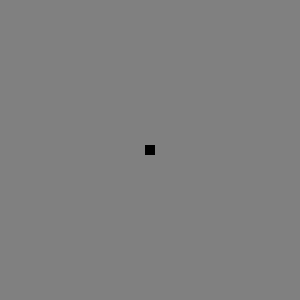
Frame 1 (no input)
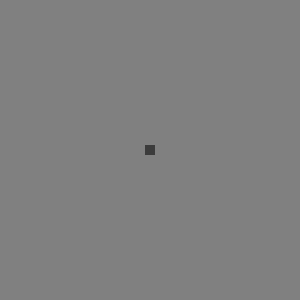
Frame 60 (the mouse pressed at the canvas centre just before this capture)
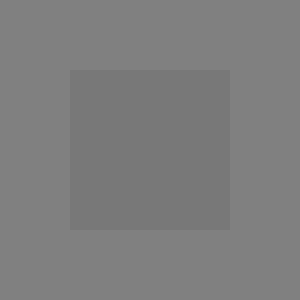
Frame 120 (the mouse held since frame 60 and released just before this capture)

The Processing sketch that drew these frames (run headless with seeded random() and noise(); from frame 60 on, the mouse is pressed at the canvas centre):

// Processing sketch: processing_18980
// ── processing_18980.pde

// variables IV 
// using built-in variables
// using the modulo (%) operator (gives us the reminder of a division)

//--------------------------------------------------------
void setup() {
  size(300, 300);
  smooth();
}

//--------------------------------------------------------
void draw() {
  background(128);
  noStroke();
  fill(frameCount % 256);
  rectMode(CENTER);
  // width/2 and height/2 = center of the window!
  rect(width/2, height/2, mouseX+10, mouseY+10); 
}
